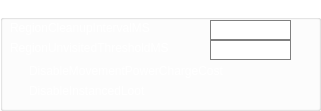
     <widget class="QGroupBox" name="groupBoxCustomGameOptions">
      <property name="geometry">
       <rect>
        <x>730</x>
        <y>0</y>
        <width>321</width>
        <height>111</height>
       </rect>
      </property>
      <property name="styleSheet">
       <string notr="true">background: transparent;
color: white;</string>
      </property>
      <property name="title">
       <string>CustomGameOptions</string>
      </property>
      <widget class="QLineEdit" name="lineEditRegionCleanupIntervalMS">
       <property name="geometry">
        <rect>
         <x>210</x>
         <y>20</y>
         <width>81</width>
         <height>20</height>
        </rect>
       </property>
       <property name="toolTip">
        <string>Interval between region cleanups in milliseconds.</string>
       </property>
       <property name="styleSheet">
        <string notr="true">background: white;
color:black;
border: 1px solid gray;</string>
       </property>
      </widget>
      <widget class="QLineEdit" name="lineEditRegionUnvisitedThresholdMS">
       <property name="geometry">
        <rect>
         <x>210</x>
         <y>40</y>
         <width>81</width>
         <height>20</height>
        </rect>
       </property>
       <property name="toolTip">
        <string>The amount of time in milliseconds a region needs to remain unvisited to be eligible for cleanup.</string>
       </property>
       <property name="styleSheet">
        <string notr="true">background: white;
color:black;
border: 1px solid gray;</string>
       </property>
      </widget>
      <widget class="QLabel" name="labelRegionCleanupIntervalMS">
       <property name="geometry">
        <rect>
         <x>10</x>
         <y>20</y>
         <width>261</width>
         <height>16</height>
        </rect>
       </property>
       <property name="toolTip">
        <string>Interval between region cleanups in milliseconds.</string>
       </property>
       <property name="text">
        <string>RegionCleanupIntervalMS</string>
       </property>
      </widget>
      <widget class="QLabel" name="labelRegionUnvisitedThresholdMS">
       <property name="geometry">
        <rect>
         <x>10</x>
         <y>40</y>
         <width>211</width>
         <height>16</height>
        </rect>
       </property>
       <property name="toolTip">
        <string>The amount of time in milliseconds a region needs to remain unvisited to be eligible for cleanup.</string>
       </property>
       <property name="text">
        <string>RegionUnvisitedThresholdMS</string>
       </property>
      </widget>
      <widget class="QCheckBox" name="checkBoxDisableMovementPowerChargeCost">
       <property name="geometry">
        <rect>
         <x>10</x>
         <y>60</y>
         <width>261</width>
         <height>21</height>
        </rect>
       </property>
       <property name="toolTip">
        <string>Disables charge costs for movement powers to imitate pre-BUE behavior.</string>
       </property>
       <property name="text">
        <string>DisableMovementPowerChargeCost</string>
       </property>
      </widget>
      <widget class="QCheckBox" name="checkBoxDisableInstancedLoot">
       <property name="geometry">
        <rect>
         <x>10</x>
         <y>80</y>
         <width>221</width>
         <height>21</height>
        </rect>
       </property>
       <property name="toolTip">
        <string>Makes loot free-for-all, Diablo 2 style.</string>
       </property>
       <property name="text">
        <string>DisableInstancedLoot</string>
       </property>
      </widget>
     </widget>
